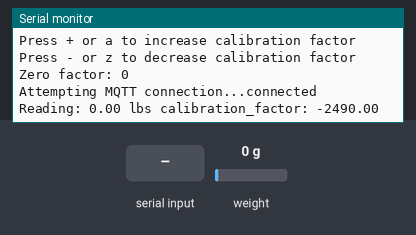
Simulated run of this sketch. Board: ESP8266 (NodeMCU). Shown: the last lines printed to the serial monitor. The test bench sets the inputs (shaded band); at power-on: weight on the scale 0 g. WiFi joins after 1.5 s; servers stay silent unless stated; a WiFi scan finds three made-up networks; no MQTT or app messages arrive unless stated.

Above: at 6.7 s.
6.8 s: weight on the scale set to 100 g
9.1 s: "+" received over Serial
11.4 s: "a" received over Serial
At 12.3 s:
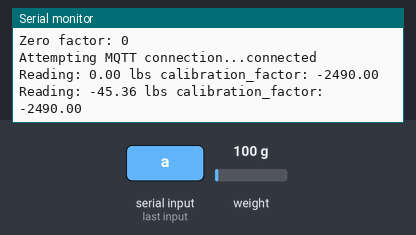
13.7 s: weight on the scale set to 1250 g
At 16.8 s:
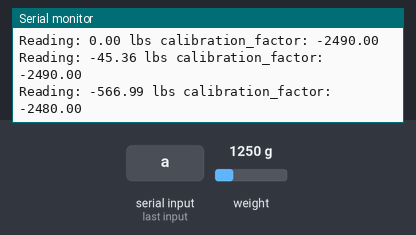
Timing chart, 0 to 17.0 s (numbered marks = the images above; inputs shaded):
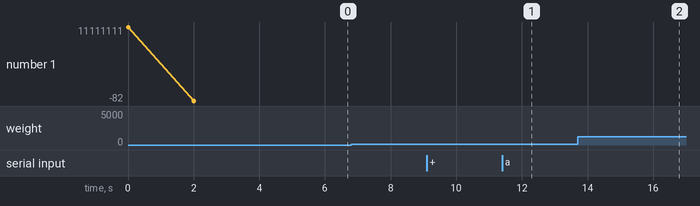

Measured:
- after the input at 13.7 s, the serial monitor: prints a new line after 2.3 s (image 2)

The sketch:

weight.ino
```cpp
#include <HX711.h>

/*
 Example using the SparkFun HX711 breakout board with a scale
 By: Nathan Seidle
 SparkFun Electronics
 Date: November 19th, 2014
 License: This code is public domain but you buy me a beer if you use this and we meet someday (Beerware license).

 This is the calibration sketch. Use it to determine the calibration_factor that the main example uses. It also
 outputs the zero_factor useful for projects that have a permanent mass on the scale in between power cycles.

 Setup your scale and start the sketch WITHOUT a weight on the scale
 Once readings are displayed place the weight on the scale
 Press +/- or a/z to adjust the calibration_factor until the output readings match the known weight
 Use this calibration_factor on the example sketch

 This example assumes pounds (lbs). If you prefer kilograms, change the Serial.print(" lbs"); line to kg. The
 calibration factor will be significantly different but it will be linearly related to lbs (1 lbs = 0.453592 kg).

 Your calibration factor may be very positive or very negative. It all depends on the setup of your scale system
 and the direction the sensors deflect from zero state
 This example code uses bogde's excellent library: https://github.com/bogde/HX711
 bogde's library is released under a GNU GENERAL PUBLIC LICENSE
 Arduino pin 2 -> HX711 CLK
 3 -> DOUT
 5V -> VCC
 GND -> GND

 Most any pin on the Arduino Uno will be compatible with DOUT/CLK.

 The HX711 board can be powered from 2.7V to 5V so the Arduino 5V power should be fine.

*/


#include <ESP8266WiFi.h>
#include <PubSubClient.h>

#define LOADCELL_DOUT_PIN  12
#define LOADCELL_SCK_PIN  14

HX711 scale;
WiFiClient espClient;
PubSubClient client(espClient);
char msg[50];
const char* ssid = "V50"; // 자신의 환경에 맞는 무선 인터넷의 SSID
const char* password="11111111"; // 와 패스 워드를 입력합니다.
const char* mqtt_server = "192.168.43.241";

float calibration_factor = -2490; //-7050 worked for my 440lb max scale setup
float weight = 0;
void setup() {
  Serial.begin(115200);
  WiFi.mode(WIFI_STA);
  Serial.println(password);
  int n = WiFi.scanNetworks ();
if(n){
  for(int i = 0;i <n ; i++){
    Serial.println(WiFi.SSID(i));
    Serial.println(WiFi.RSSI(i));
  }
}


  WiFi.begin(ssid,password);
  Serial.println();
  Serial.print("Connecting"); //  WiFi 에 연결중  "Connecting "출력
  Serial.println(WiFi.status());

  while(WiFi.status() != WL_CONNECTED)
   {
    delay(500);
    Serial.print("."); //연결될때 까지 출력
   }
   Serial.println("success!");  //연결이 완료되면..
   Serial.print("IP Address is: ");
   Serial.println(WiFi.localIP());   // 연결된 아이피가 출력됩니다.
   client.setServer(mqtt_server, 1883);
  client.setCallback(callback);


  Serial.println("HX711 calibration sketch");
  Serial.println("Remove all weight from scale");
  Serial.println("After readings begin, place known weight on scale");
  Serial.println("Press + or a to increase calibration factor");
  Serial.println("Press - or z to decrease calibration factor");

  scale.begin(LOADCELL_DOUT_PIN, LOADCELL_SCK_PIN);
  scale.set_scale();
  scale.tare();  //Reset the scale to 0

  long zero_factor = scale.read_average(); //Get a baseline reading
  Serial.print("Zero factor: "); //This can be used to remove the need to tare the scale. Useful in permanent scale projects.
  Serial.println(zero_factor);
}

void loop() {
    if (!client.connected()) {
    reconnect();
  }
  client.loop();

  scale.set_scale(calibration_factor); //Adjust to this calibration factor

  Serial.print("Reading: ");

  Serial.print(scale.get_units()*-0.453592, 2);
  weight = scale.get_units()*-0.453592;
  Serial.print(" lbs"); //Change this to kg and re-adjust the calibration factor if you follow SI units like a sane person
  sprintf(msg,"%.2f",weight);
  client.publish("sensor/weight",msg);
  Serial.print(" calibration_factor: ");
  Serial.print(calibration_factor);
  Serial.println();

  if(Serial.available())
  {
    char temp = Serial.read();
    if(temp == '+' || temp == 'a')
      calibration_factor += 10;
    else if(temp == '-' || temp == 'z')
      calibration_factor -= 10;
  }
  delay(5000);
}

void callback(char* topic, byte* payload, unsigned int length) {
  Serial.print("Message arrived [");
  Serial.print(topic);
  Serial.print("] ");
  for (int i = 0; i < length; i++) {
    Serial.print((char)payload[i]);
  }
  Serial.println();

  // Switch on the LED if an 1 was received as first character
  /*
  if ((char)payload[0] == '1') {
    digitalWrite(BUILTIN_LED, LOW);   // Turn the LED on (Note that LOW is the voltage level
    // but actually the LED is on; this is because
    // it is acive low on the ESP-01)
  } else {
    digitalWrite(BUILTIN_LED, HIGH);  // Turn the LED off by making the voltage HIGH
  }
  */

}
void reconnect() {
  // Loop until we're reconnected
  while (!client.connected()) {
    Serial.print("Attempting MQTT connection...");
    // Attempt to connect
    if (client.connect("ESP8266Client")) {
      Serial.println("connected");
      // Once connected, publish an announcement...
      client.publish("aaa", "hello world");
      // ... and resubscribe

    } else {
      Serial.print("failed, rc=");
      Serial.print(client.state());
      Serial.println(" try again in 5 seconds");
      // Wait 5 seconds before retrying
      delay(5000);
    }
  }
}
```
